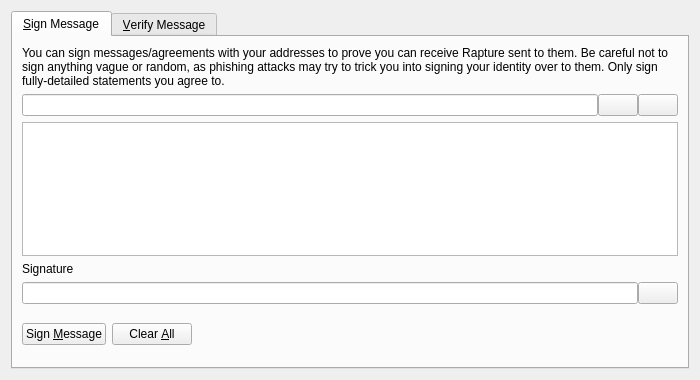
<?xml version="1.0" encoding="UTF-8"?>
<ui version="4.0">
 <class>SignVerifyMessageDialog</class>
 <widget class="QDialog" name="SignVerifyMessageDialog">
  <property name="geometry">
   <rect>
    <x>0</x>
    <y>0</y>
    <width>700</width>
    <height>380</height>
   </rect>
  </property>
  <property name="windowTitle">
   <string>Signatures - Sign / Verify a Message</string>
  </property>
  <property name="modal">
   <bool>true</bool>
  </property>
  <layout class="QVBoxLayout" name="verticalLayout">
   <item>
    <widget class="QTabWidget" name="tabWidget">
     <property name="currentIndex">
      <number>0</number>
     </property>
     <widget class="QWidget" name="tabSignMessage">
      <attribute name="title">
       <string>&amp;Sign Message</string>
      </attribute>
      <layout class="QVBoxLayout" name="verticalLayout_SM">
       <item>
        <widget class="QLabel" name="infoLabel_SM">
         <property name="text">
          <string>You can sign messages/agreements with your addresses to prove you can receive Rapture sent to them. Be careful not to sign anything vague or random, as phishing attacks may try to trick you into signing your identity over to them. Only sign fully-detailed statements you agree to.</string>
         </property>
         <property name="textFormat">
          <enum>Qt::PlainText</enum>
         </property>
         <property name="wordWrap">
          <bool>true</bool>
         </property>
        </widget>
       </item>
       <item>
        <layout class="QHBoxLayout" name="horizontalLayout_1_SM">
         <property name="spacing">
          <number>0</number>
         </property>
         <item>
          <widget class="QValidatedLineEdit" name="addressIn_SM">
           <property name="toolTip">
            <string>The Rapture address to sign the message with</string>
           </property>
          </widget>
         </item>
         <item>
          <widget class="QPushButton" name="addressBookButton_SM">
           <property name="toolTip">
            <string>Choose previously used address</string>
           </property>
           <property name="text">
            <string/>
           </property>
           <property name="shortcut">
            <string>Alt+A</string>
           </property>
           <property name="autoDefault">
            <bool>false</bool>
           </property>
          </widget>
         </item>
         <item>
          <widget class="QPushButton" name="pasteButton_SM">
           <property name="toolTip">
            <string>Paste address from clipboard</string>
           </property>
           <property name="text">
            <string/>
           </property>
           <property name="shortcut">
            <string>Alt+P</string>
           </property>
           <property name="autoDefault">
            <bool>false</bool>
           </property>
          </widget>
         </item>
        </layout>
       </item>
       <item>
        <widget class="QPlainTextEdit" name="messageIn_SM">
         <property name="toolTip">
          <string>Enter the message you want to sign here</string>
         </property>
        </widget>
       </item>
       <item>
        <widget class="QLabel" name="signatureLabel_SM">
         <property name="text">
          <string>Signature</string>
         </property>
         <property name="textFormat">
          <enum>Qt::PlainText</enum>
         </property>
        </widget>
       </item>
       <item>
        <layout class="QHBoxLayout" name="horizontalLayout_2_SM">
         <property name="spacing">
          <number>0</number>
         </property>
         <item>
          <widget class="QLineEdit" name="signatureOut_SM">
           <property name="font">
            <font>
             <italic>true</italic>
            </font>
           </property>
           <property name="readOnly">
            <bool>true</bool>
           </property>
          </widget>
         </item>
         <item>
          <widget class="QPushButton" name="copySignatureButton_SM">
           <property name="toolTip">
            <string>Copy the current signature to the system clipboard</string>
           </property>
           <property name="text">
            <string/>
           </property>
           <property name="autoDefault">
            <bool>false</bool>
           </property>
          </widget>
         </item>
        </layout>
       </item>
       <item>
        <layout class="QHBoxLayout" name="horizontalLayout_3_SM">
         <item>
          <widget class="QPushButton" name="signMessageButton_SM">
           <property name="toolTip">
            <string>Sign the message to prove you own this Rapture address</string>
           </property>
           <property name="text">
            <string>Sign &amp;Message</string>
           </property>
           <property name="autoDefault">
            <bool>false</bool>
           </property>
          </widget>
         </item>
         <item>
          <widget class="QPushButton" name="clearButton_SM">
           <property name="toolTip">
            <string>Reset all sign message fields</string>
           </property>
           <property name="text">
            <string>Clear &amp;All</string>
           </property>
           <property name="autoDefault">
            <bool>false</bool>
           </property>
          </widget>
         </item>
         <item>
          <spacer name="horizontalSpacer_1_SM">
           <property name="orientation">
            <enum>Qt::Horizontal</enum>
           </property>
           <property name="sizeHint" stdset="0">
            <size>
             <width>40</width>
             <height>48</height>
            </size>
           </property>
          </spacer>
         </item>
         <item>
          <widget class="QLabel" name="statusLabel_SM">
           <property name="font">
            <font>
             <weight>75</weight>
             <bold>true</bold>
            </font>
           </property>
           <property name="text">
            <string/>
           </property>
           <property name="wordWrap">
            <bool>true</bool>
           </property>
          </widget>
         </item>
         <item>
          <spacer name="horizontalSpacer_2_SM">
           <property name="orientation">
            <enum>Qt::Horizontal</enum>
           </property>
           <property name="sizeHint" stdset="0">
            <size>
             <width>40</width>
             <height>48</height>
            </size>
           </property>
          </spacer>
         </item>
        </layout>
       </item>
      </layout>
     </widget>
     <widget class="QWidget" name="tabVerifyMessage">
      <attribute name="title">
       <string>&amp;Verify Message</string>
      </attribute>
      <layout class="QVBoxLayout" name="verticalLayout_VM">
       <item>
        <widget class="QLabel" name="infoLabel_VM">
         <property name="text">
          <string>Enter the receiver's address, message (ensure you copy line breaks, spaces, tabs, etc. exactly) and signature below to verify the message. Be careful not to read more into the signature than what is in the signed message itself, to avoid being tricked by a man-in-the-middle attack. Note that this only proves the signing party receives with the address, it cannot prove sendership of any transaction!</string>
         </property>
         <property name="textFormat">
          <enum>Qt::PlainText</enum>
         </property>
         <property name="alignment">
          <set>Qt::AlignLeading|Qt::AlignLeft|Qt::AlignTop</set>
         </property>
         <property name="wordWrap">
          <bool>true</bool>
         </property>
        </widget>
       </item>
       <item>
        <layout class="QHBoxLayout" name="horizontalLayout_1_VM">
         <property name="spacing">
          <number>0</number>
         </property>
         <item>
          <widget class="QValidatedLineEdit" name="addressIn_VM">
           <property name="toolTip">
            <string>The Rapture address the message was signed with</string>
           </property>
          </widget>
         </item>
         <item>
          <widget class="QPushButton" name="addressBookButton_VM">
           <property name="toolTip">
            <string>Choose previously used address</string>
           </property>
           <property name="text">
            <string/>
           </property>
           <property name="shortcut">
            <string>Alt+A</string>
           </property>
           <property name="autoDefault">
            <bool>false</bool>
           </property>
          </widget>
         </item>
        </layout>
       </item>
       <item>
        <widget class="QPlainTextEdit" name="messageIn_VM"/>
       </item>
       <item>
        <widget class="QValidatedLineEdit" name="signatureIn_VM"/>
       </item>
       <item>
        <layout class="QHBoxLayout" name="horizontalLayout_2_VM">
         <item>
          <widget class="QPushButton" name="verifyMessageButton_VM">
           <property name="toolTip">
            <string>Verify the message to ensure it was signed with the specified Rapture address</string>
           </property>
           <property name="text">
            <string>Verify &amp;Message</string>
           </property>
           <property name="autoDefault">
            <bool>false</bool>
           </property>
          </widget>
         </item>
         <item>
          <widget class="QPushButton" name="clearButton_VM">
           <property name="toolTip">
            <string>Reset all verify message fields</string>
           </property>
           <property name="text">
            <string>Clear &amp;All</string>
           </property>
           <property name="autoDefault">
            <bool>false</bool>
           </property>
          </widget>
         </item>
         <item>
          <spacer name="horizontalSpacer_1_VM">
           <property name="orientation">
            <enum>Qt::Horizontal</enum>
           </property>
           <property name="sizeHint" stdset="0">
            <size>
             <width>40</width>
             <height>48</height>
            </size>
           </property>
          </spacer>
         </item>
         <item>
          <widget class="QLabel" name="statusLabel_VM">
           <property name="font">
            <font>
             <weight>75</weight>
             <bold>true</bold>
            </font>
           </property>
           <property name="text">
            <string/>
           </property>
           <property name="wordWrap">
            <bool>true</bool>
           </property>
          </widget>
         </item>
         <item>
          <spacer name="horizontalSpacer_2_VM">
           <property name="orientation">
            <enum>Qt::Horizontal</enum>
           </property>
           <property name="sizeHint" stdset="0">
            <size>
             <width>40</width>
             <height>48</height>
            </size>
           </property>
          </spacer>
         </item>
        </layout>
       </item>
      </layout>
     </widget>
    </widget>
   </item>
  </layout>
 </widget>
 <customwidgets>
  <customwidget>
   <class>QValidatedLineEdit</class>
   <extends>QLineEdit</extends>
   <header>qvalidatedlineedit.h</header>
  </customwidget>
 </customwidgets>
 <resources>
  <include location="../rapture.qrc"/>
 </resources>
 <connections/>
</ui>
